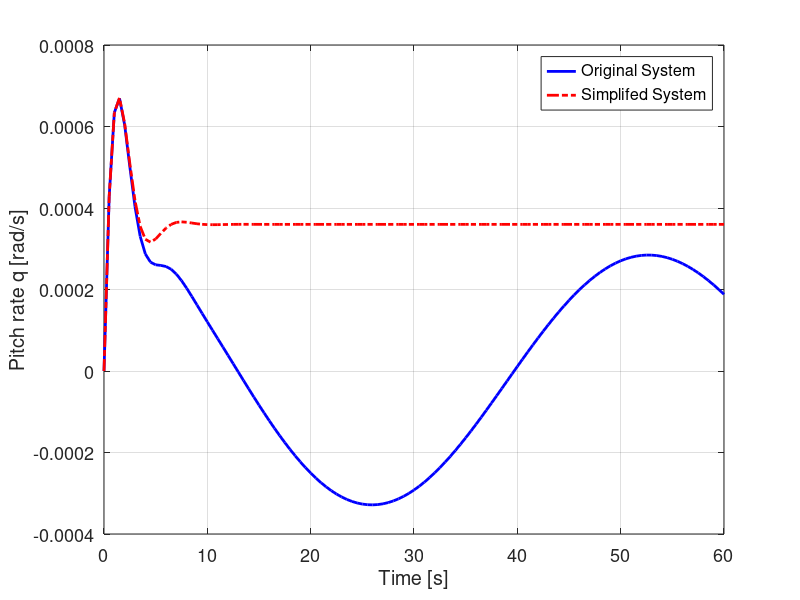

Source code (MATLAB):
%control 5_2
%State-space model
A=[-0.0243261995104248,-8.58890563787065,-32.1699999992382,-2.50121964477236;-0.000544714905096391,-0.510791146488329,3.34868149905484e-13,0.927063537778952;0,0,0,1.00000000000000;1.26163057090700e-18,-1.16268944316632,0,-0.779147979197433];
B=[0.00393687238578542;-0.00108619425626488;0;-0.0620467050765111];
C=eye(4);
D=zeros(4,1);
sys_long = ss(A,B,C,D);

%Flight condition
V=340; %ft/s
V_meters=V/3.28;
g=9.81;

% [Q1]
%% Simplified Short Period Model
% Create the simplied short period model
A_SP=[A(2,2),A(2,4);A(4,2),A(4,4)];
B_SP=[B(2,1);B(4,1)];
C_SP=eye(2);
D_SP=zeros(2,1);
sys_long_sp = ss(A_SP,B_SP,C_SP,D_SP);


% [Q2]
% Compare response with original
T_sp=0:0.5:60;
u_sp = -1*pi/180*ones(1,length(T_sp));  %1 deg step on elevator
output_long=lsim(sys_long,u_sp,T_sp);
output_long_sp=lsim(sys_long_sp,u_sp,T_sp);

figure 
plot(T_sp, (output_long(:,4)), 'Linewidth', 2, 'color', 'b')
hold on
plot( T_sp, output_long_sp(:,2), 'Linewidth', 2, 'LineStyle', '-.', 'color', 'r')
ylabel('Pitch rate q [rad/s]', 'fontsize', 14)
xlabel('Time [s]', 'fontsize', 14)
set(gca,'FontSize',13)
legend('Original System', 'Simplifed System')
grid on

% [Q3]
% Compare the natural frequency, damping ratio and period of the short
% period mode
[Vs_sp,DDs_sp]=eig(A_SP)
lambda_sp=-0.6450 + 1.0295i;
re = real(lambda_sp);
img = imag(lambda_sp);
omega_n_sp=sqrt(img^2+re^2);
zeta_sp=-re/omega_n_sp;
P_sp=2*pi/img;
